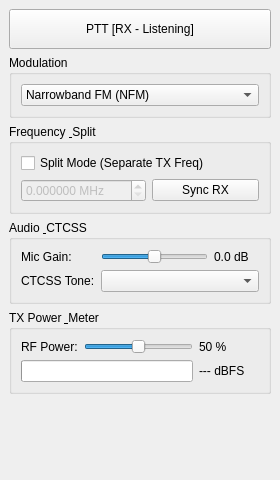
<?xml version="1.0" encoding="UTF-8"?>
<ui version="4.0">
 <class>DockTxCtl</class>
 <widget class="QDockWidget" name="DockTxCtl">
  <property name="geometry">
   <rect>
    <x>0</x>
    <y>0</y>
    <width>280</width>
    <height>480</height>
   </rect>
  </property>
  <property name="sizePolicy">
   <sizepolicy hsizetype="Preferred" vsizetype="Preferred">
    <horstretch>0</horstretch>
    <verstretch>0</verstretch>
   </sizepolicy>
  </property>
  <property name="minimumSize">
   <size>
    <width>260</width>
    <height>350</height>
   </size>
  </property>
  <property name="allowedAreas">
   <set>Qt::LeftDockWidgetArea|Qt::RightDockWidgetArea</set>
  </property>
  <property name="windowTitle">
   <string>Transmitter</string>
  </property>
  <widget class="QWidget" name="dockWidgetContents">
   <layout class="QVBoxLayout" name="verticalLayout">
    <item>
     <widget class="QPushButton" name="pttButton">
      <property name="minimumSize">
       <size>
        <width>0</width>
        <height>40</height>
       </size>
      </property>
      <property name="text">
       <string>PTT [RX - Listening]</string>
      </property>
      <property name="checkable">
       <bool>true</bool>
      </property>
     </widget>
    </item>
    <item>
     <widget class="QGroupBox" name="modeGroupBox">
      <property name="title">
       <string>Modulation</string>
      </property>
      <layout class="QHBoxLayout" name="horizontalLayout_mode">
       <item>
        <widget class="QComboBox" name="txModeCombo">
         <item>
          <property name="text">
           <string>Narrowband FM (NFM)</string>
          </property>
         </item>
         <item>
          <property name="text">
           <string>Amplitude Modulation (AM)</string>
          </property>
         </item>
         <item>
          <property name="text">
           <string>Upper Sideband (USB)</string>
          </property>
         </item>
         <item>
          <property name="text">
           <string>Lower Sideband (LSB)</string>
          </property>
         </item>
         <item>
          <property name="text">
           <string>Continuous Wave (CW)</string>
          </property>
         </item>
        </widget>
       </item>
      </layout>
     </widget>
    </item>
    <item>
     <widget class="QGroupBox" name="freqGroupBox">
      <property name="title">
       <string>Frequency &amp; Split</string>
      </property>
      <layout class="QVBoxLayout" name="verticalLayout_freq">
       <item>
        <widget class="QCheckBox" name="splitCheckBox">
         <property name="text">
          <string>Split Mode (Separate TX Freq)</string>
         </property>
        </widget>
       </item>
       <item>
        <layout class="QHBoxLayout" name="horizontalLayout_split">
         <item>
          <widget class="QDoubleSpinBox" name="txFreqSpinBox">
           <property name="enabled">
            <bool>false</bool>
           </property>
           <property name="decimals">
            <number>6</number>
           </property>
           <property name="maximum">
            <double>6000.000000000000000</double>
           </property>
           <property name="singleStep">
            <double>0.001000000000000</double>
           </property>
           <property name="suffix">
            <string> MHz</string>
           </property>
          </widget>
         </item>
         <item>
          <widget class="QPushButton" name="syncButton">
           <property name="text">
            <string>Sync RX</string>
           </property>
          </widget>
         </item>
        </layout>
       </item>
      </layout>
     </widget>
    </item>
    <item>
     <widget class="QGroupBox" name="audioGroupBox">
      <property name="title">
       <string>Audio &amp; CTCSS</string>
      </property>
      <layout class="QGridLayout" name="gridLayout_audio">
       <item row="0" column="0">
        <widget class="QLabel" name="micLabel">
         <property name="text">
          <string>Mic Gain:</string>
         </property>
        </widget>
       </item>
       <item row="0" column="1">
        <widget class="QSlider" name="micGainSlider">
         <property name="minimum">
          <number>-20</number>
         </property>
         <property name="maximum">
          <number>20</number>
         </property>
         <property name="value">
          <number>0</number>
         </property>
         <property name="orientation">
          <enum>Qt::Horizontal</enum>
         </property>
        </widget>
       </item>
       <item row="0" column="2">
        <widget class="QLabel" name="micGainLabel">
         <property name="text">
          <string>0.0 dB</string>
         </property>
         <property name="minimumSize">
          <size>
           <width>45</width>
           <height>0</height>
          </size>
         </property>
        </widget>
       </item>
       <item row="1" column="0">
        <widget class="QLabel" name="ctcssLabel">
         <property name="text">
          <string>CTCSS Tone:</string>
         </property>
        </widget>
       </item>
       <item row="1" column="1" colspan="2">
        <widget class="QComboBox" name="ctcssCombo"/>
       </item>
      </layout>
     </widget>
    </item>
    <item>
     <widget class="QGroupBox" name="powerGroupBox">
      <property name="title">
       <string>TX Power &amp; Meter</string>
      </property>
      <layout class="QGridLayout" name="gridLayout_pwr">
       <item row="0" column="0">
        <widget class="QLabel" name="rfPowerTitle">
         <property name="text">
          <string>RF Power:</string>
         </property>
        </widget>
       </item>
       <item row="0" column="1">
        <widget class="QSlider" name="rfPowerSlider">
         <property name="minimum">
          <number>0</number>
         </property>
         <property name="maximum">
          <number>100</number>
         </property>
         <property name="value">
          <number>50</number>
         </property>
         <property name="orientation">
          <enum>Qt::Horizontal</enum>
         </property>
        </widget>
       </item>
       <item row="0" column="2">
        <widget class="QLabel" name="rfPowerLabel">
         <property name="text">
          <string>50 %</string>
         </property>
         <property name="minimumSize">
          <size>
           <width>45</width>
           <height>0</height>
          </size>
         </property>
        </widget>
       </item>
       <item row="1" column="0" colspan="2">
        <widget class="QProgressBar" name="pwrMeter">
         <property name="minimum">
          <number>-100</number>
         </property>
         <property name="maximum">
          <number>0</number>
         </property>
         <property name="value">
          <number>-100</number>
         </property>
         <property name="textVisible">
          <bool>false</bool>
         </property>
        </widget>
       </item>
       <item row="1" column="2">
        <widget class="QLabel" name="pwrMeterLabel">
         <property name="text">
          <string>--- dBFS</string>
         </property>
         <property name="minimumSize">
          <size>
           <width>60</width>
           <height>0</height>
          </size>
         </property>
        </widget>
       </item>
      </layout>
     </widget>
    </item>
    <item>
     <spacer name="verticalSpacer">
      <property name="orientation">
       <enum>Qt::Vertical</enum>
      </property>
      <property name="sizeHint" stdset="0">
       <size>
        <width>20</width>
        <height>40</height>
       </size>
      </property>
     </spacer>
    </item>
   </layout>
  </widget>
 </widget>
 <resources/>
 <connections/>
</ui>
